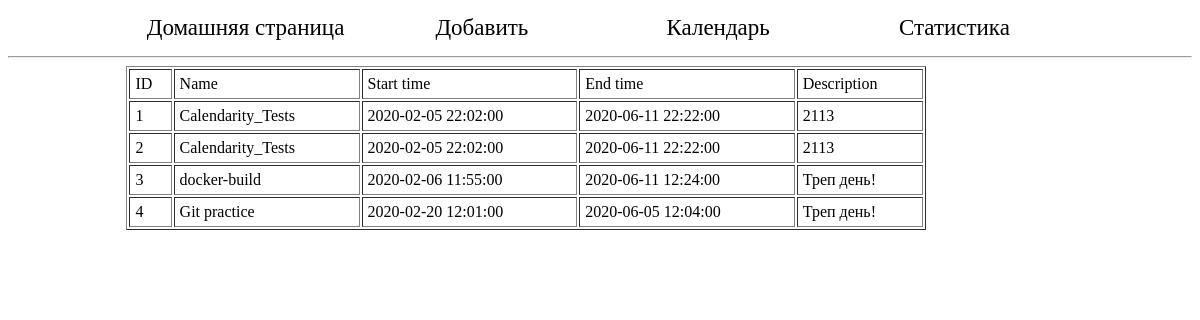
The app's page /events with its own data.
### app/models.py (models this page shows, shortened)
class Event(db.Model):
    id = db.Column(db.Integer, primary_key = True)
    name = db.Column(db.String(64))
    start_time = db.Column(db.DateTime)
    end_time = db.Column(db.DateTime)
    description = db.Column(db.Text)

### app/views.py (the view)
@app.route('/events')
def events():
    events = Event.query.all()
    return render_template('show_events.html', events=events) #, result=result)

### app/templates/show_events.html (shortened to what this page needs)
{% extends "base.html" %}
{% block content %}
    <div id="container">
        <div id="content">
            <table cellspacing="2" border="1" cellpadding="5" width="800px">
                <tr>
                    <td>ID</td>
                    <td>Name</td>
                    <td>Start time</td>
                    <td>End time</td>
                    <td>Description</td>
                </tr>
            {% for event in events%}
                <tr>
                    <td>{{event.id}}</td>
                    <td>{{event.name}}</td>
                    <td>{{event.start_time}}</td>
                    <td>{{event.end_time}}</td>
                    <td>{{event.description}}</td>
                </tr>
            {% endfor %}
            </table>
        </div>
        </div id="navigation">
{% endblock %}

### app/static/style.css (style rules this page uses)
#container { width: 80%; margin-left: 10%; font-size: 20px; color: red; }

### records on screen
Event: id "1", name "Calendarity_Tests", start_time "2020-02-05 22:02:00", end_time "2020-06-11 22:22:00", description "2113"
Event: id "2", name "Calendarity_Tests", start_time "2020-02-05 22:02:00", end_time "2020-06-11 22:22:00", description "2113"
Event: id "3", name "docker-build", start_time "2020-02-06 11:55:00", end_time "2020-06-11 12:24:00", description "Треп день!"
Event: id "4", name "Git practice", start_time "2020-02-20 12:01:00", end_time "2020-06-05 12:04:00", description "Треп день!"
